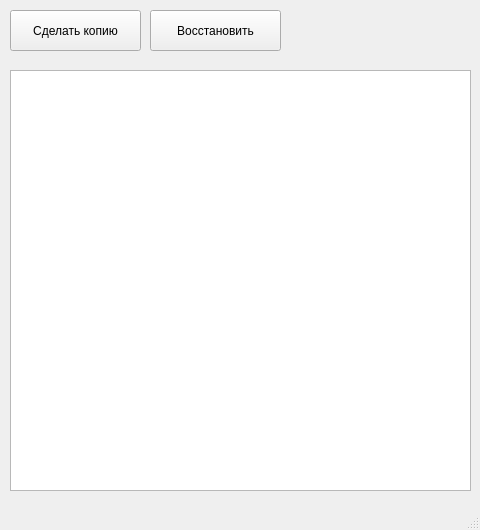
<?xml version="1.0" encoding="UTF-8"?>
<ui version="4.0">
 <class>Archives</class>
 <widget class="QMainWindow" name="Archives">
  <property name="geometry">
   <rect>
    <x>0</x>
    <y>0</y>
    <width>480</width>
    <height>530</height>
   </rect>
  </property>
  <property name="windowTitle">
   <string>Администрирование - Резервные копии</string>
  </property>
  <widget class="QWidget" name="centralwidget">
   <widget class="QListWidget" name="listWidget">
    <property name="geometry">
     <rect>
      <x>10</x>
      <y>70</y>
      <width>461</width>
      <height>421</height>
     </rect>
    </property>
   </widget>
   <widget class="QPushButton" name="ui_MakeCopy">
    <property name="geometry">
     <rect>
      <x>10</x>
      <y>10</y>
      <width>131</width>
      <height>41</height>
     </rect>
    </property>
    <property name="text">
     <string>Сделать копию</string>
    </property>
   </widget>
   <widget class="QPushButton" name="ui_ResetCopy">
    <property name="geometry">
     <rect>
      <x>150</x>
      <y>10</y>
      <width>131</width>
      <height>41</height>
     </rect>
    </property>
    <property name="text">
     <string>Восстановить</string>
    </property>
   </widget>
  </widget>
  <widget class="QStatusBar" name="statusbar"/>
 </widget>
 <resources/>
 <connections/>
</ui>
